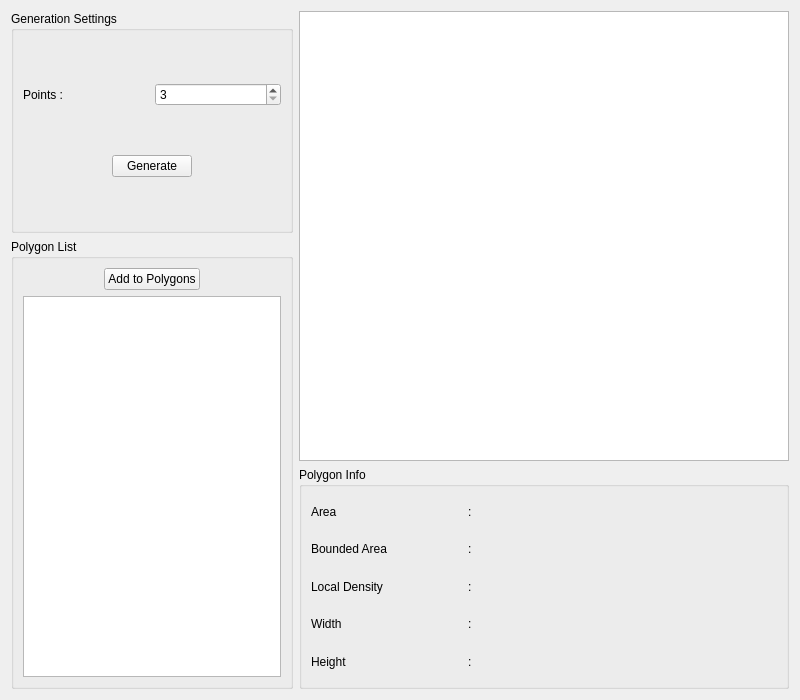
<?xml version="1.0" encoding="UTF-8"?>
<ui version="4.0">
 <class>PolygonGenerator</class>
 <widget class="QWidget" name="PolygonGenerator">
  <property name="geometry">
   <rect>
    <x>0</x>
    <y>0</y>
    <width>800</width>
    <height>700</height>
   </rect>
  </property>
  <property name="windowTitle">
   <string>Form</string>
  </property>
  <layout class="QGridLayout" name="gridLayout_4">
   <item row="0" column="0">
    <widget class="QGroupBox" name="generateSettingsBox">
     <property name="title">
      <string>Generation Settings</string>
     </property>
     <layout class="QGridLayout" name="gridLayout">
      <item row="0" column="0">
       <layout class="QVBoxLayout" name="verticalLayout">
        <item>
         <layout class="QHBoxLayout" name="horizontalLayout">
          <item>
           <widget class="QLabel" name="PointsLabel">
            <property name="text">
             <string>Points :</string>
            </property>
           </widget>
          </item>
          <item>
           <widget class="QSpinBox" name="pointsSpinBox">
            <property name="minimum">
             <number>3</number>
            </property>
            <property name="maximum">
             <number>10</number>
            </property>
           </widget>
          </item>
         </layout>
        </item>
       </layout>
      </item>
      <item row="1" column="0">
       <layout class="QHBoxLayout" name="horizontalLayout_2">
        <item>
         <spacer name="horizontalSpacer">
          <property name="orientation">
           <enum>Qt::Horizontal</enum>
          </property>
          <property name="sizeHint" stdset="0">
           <size>
            <width>40</width>
            <height>20</height>
           </size>
          </property>
         </spacer>
        </item>
        <item>
         <widget class="QPushButton" name="genbutton">
          <property name="text">
           <string>Generate</string>
          </property>
         </widget>
        </item>
        <item>
         <spacer name="horizontalSpacer_2">
          <property name="orientation">
           <enum>Qt::Horizontal</enum>
          </property>
          <property name="sizeHint" stdset="0">
           <size>
            <width>40</width>
            <height>20</height>
           </size>
          </property>
         </spacer>
        </item>
       </layout>
      </item>
     </layout>
    </widget>
   </item>
   <item row="0" column="1" rowspan="2">
    <widget class="QGraphicsView" name="graphicsView">
     <property name="minimumSize">
      <size>
       <width>490</width>
       <height>400</height>
      </size>
     </property>
    </widget>
   </item>
   <item row="1" column="0" rowspan="2">
    <widget class="QGroupBox" name="polygonListBox">
     <property name="title">
      <string>Polygon List</string>
     </property>
     <layout class="QGridLayout" name="gridLayout_2">
      <item row="0" column="0">
       <layout class="QHBoxLayout" name="horizontalLayout_3">
        <item>
         <spacer name="horizontalSpacer_3">
          <property name="orientation">
           <enum>Qt::Horizontal</enum>
          </property>
          <property name="sizeHint" stdset="0">
           <size>
            <width>40</width>
            <height>20</height>
           </size>
          </property>
         </spacer>
        </item>
        <item>
         <widget class="QPushButton" name="addToPolygonsButton">
          <property name="text">
           <string>Add to Polygons</string>
          </property>
         </widget>
        </item>
        <item>
         <spacer name="horizontalSpacer_4">
          <property name="orientation">
           <enum>Qt::Horizontal</enum>
          </property>
          <property name="sizeHint" stdset="0">
           <size>
            <width>40</width>
            <height>20</height>
           </size>
          </property>
         </spacer>
        </item>
       </layout>
      </item>
      <item row="1" column="0">
       <widget class="QListWidget" name="polygonsList">
        <property name="alternatingRowColors">
         <bool>true</bool>
        </property>
        <property name="selectionMode">
         <enum>QAbstractItemView::NoSelection</enum>
        </property>
        <property name="currentRow">
         <number>-1</number>
        </property>
       </widget>
      </item>
     </layout>
    </widget>
   </item>
   <item row="2" column="1">
    <widget class="QGroupBox" name="polygonInfoBox">
     <property name="title">
      <string>Polygon Info</string>
     </property>
     <layout class="QGridLayout" name="gridLayout_3">
      <item row="0" column="0">
       <layout class="QVBoxLayout" name="verticalLayout_2">
        <item>
         <widget class="QLabel" name="areaLabel">
          <property name="text">
           <string>Area</string>
          </property>
         </widget>
        </item>
        <item>
         <widget class="QLabel" name="boundedAreaLabel">
          <property name="text">
           <string>Bounded Area</string>
          </property>
         </widget>
        </item>
        <item>
         <widget class="QLabel" name="localDensityLabel">
          <property name="text">
           <string>Local Density</string>
          </property>
         </widget>
        </item>
        <item>
         <widget class="QLabel" name="widthLabel">
          <property name="text">
           <string>Width</string>
          </property>
         </widget>
        </item>
        <item>
         <widget class="QLabel" name="heightLabel">
          <property name="text">
           <string>Height</string>
          </property>
         </widget>
        </item>
       </layout>
      </item>
      <item row="0" column="1">
       <layout class="QVBoxLayout" name="verticalLayout_4">
        <item>
         <widget class="QLabel" name="label">
          <property name="text">
           <string>:</string>
          </property>
         </widget>
        </item>
        <item>
         <widget class="QLabel" name="label_2">
          <property name="text">
           <string>:</string>
          </property>
         </widget>
        </item>
        <item>
         <widget class="QLabel" name="label_3">
          <property name="text">
           <string>:</string>
          </property>
         </widget>
        </item>
        <item>
         <widget class="QLabel" name="label_4">
          <property name="text">
           <string>:</string>
          </property>
         </widget>
        </item>
        <item>
         <widget class="QLabel" name="label_5">
          <property name="text">
           <string>:</string>
          </property>
         </widget>
        </item>
       </layout>
      </item>
      <item row="0" column="2">
       <layout class="QVBoxLayout" name="verticalLayout_3">
        <item>
         <widget class="QLabel" name="areaInfo">
          <property name="text">
           <string/>
          </property>
         </widget>
        </item>
        <item>
         <widget class="QLabel" name="boundedAreaInfo">
          <property name="text">
           <string/>
          </property>
         </widget>
        </item>
        <item>
         <widget class="QLabel" name="localDensityInfo">
          <property name="text">
           <string/>
          </property>
         </widget>
        </item>
        <item>
         <widget class="QLabel" name="widthInfo">
          <property name="text">
           <string/>
          </property>
         </widget>
        </item>
        <item>
         <widget class="QLabel" name="heightInfo">
          <property name="text">
           <string/>
          </property>
         </widget>
        </item>
       </layout>
      </item>
     </layout>
    </widget>
   </item>
  </layout>
 </widget>
 <resources/>
 <connections/>
</ui>
